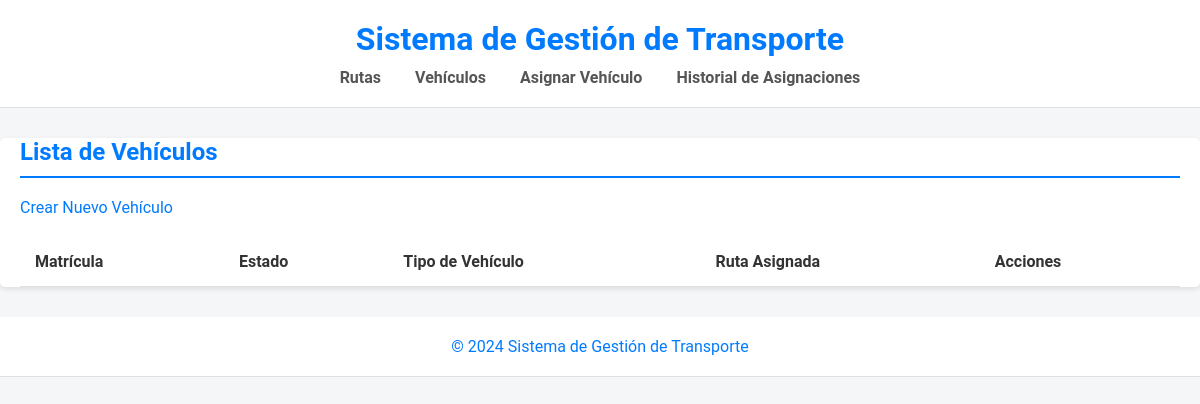
Before: /vehicles/ with the older database file.
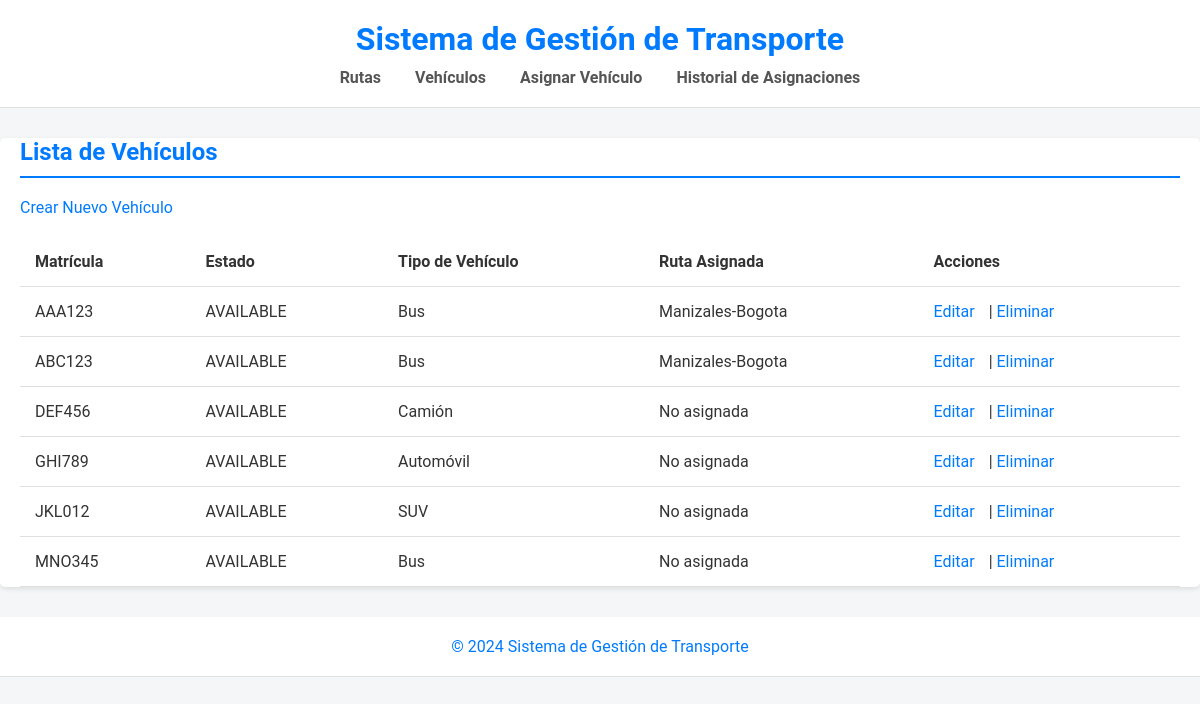
After: the same page with the newer database file.
### apps/vehicles/models.py (models this page shows, shortened)
class Vehicle(models.Model):
    VEHICLE_TYPE_CHOICES = [
        ('BUS', 'Bus'),
        ('TRUCK', 'Camión'),
        ('CAR', 'Automóvil'),
        ('SUV', 'SUV'),
    ]
    STATUS_CHOICES = [
        ('AVAILABLE', 'Disponible'),
        ('IN_MAINTENANCE', 'En Mantenimiento'),
        ('IN_TRANSIT', 'En Tránsito'),
    ]
    plate_number = models.CharField(max_length=10, unique=True)
    status = models.CharField(max_length=50, choices=STATUS_CHOICES)
    vehicle_type = models.CharField(max_length=5, choices=VEHICLE_TYPE_CHOICES)
    route = models.ForeignKey(Route, on_delete=models.SET_NULL, null=True, blank=True)

### apps/routes/models.py (models this page shows, shortened)
class Route(models.Model):
    ROUTE_TYPE_CHOICES = [
        ('PAVEMENT', 'Pavimento'),
        ('POTHOLES', 'Pavimento con Baches'),
        ('DIRT', 'Camino de Tierra'),
        ('TRAIL', 'Sendero'),
    ]
    name = models.CharField(max_length=100)
    origin = models.CharField(max_length=100)
    destination = models.CharField(max_length=100)
    distance = models.DecimalField(max_digits=5, decimal_places=2)
    route_type = models.CharField(max_length=10, choices=ROUTE_TYPE_CHOICES)

### apps/vehicles/views.py (the view)
# urls.py: path('', VehicleListView.as_view(), name='vehicle_list'),
class VehicleListView(generic.ListView):
    model = Vehicle
    template_name = 'vehicles/vehicle_list.html'
    context_object_name = 'vehicles'

### templates/vehicles/vehicle_list.html
{% extends 'base.html' %}
{% block content %}
<h2>Lista de Vehículos</h2>
<a href="{% url 'vehicle_create' %}">Crear Nuevo Vehículo</a>
<table>
    <tr>
        <th>Matrícula</th>
        <th>Estado</th>
        <th>Tipo de Vehículo</th>
        <th>Ruta Asignada</th>
        <th>Acciones</th>
    </tr>
    {% for vehicle in vehicles %}
    <tr>
        <td>{{ vehicle.plate_number }}</td>
        <td>{{ vehicle.status }}</td>
        <td>{{ vehicle.get_vehicle_type_display }}</td>
        <td>
            {% if vehicle.route %}
                {{ vehicle.route.name }}
            {% else %}
                No asignada
            {% endif %}
        </td>
        <td>
            <a href="{% url 'vehicle_update' vehicle.pk %}">Editar</a> |
            <a href="{% url 'vehicle_delete' vehicle.pk %}">Eliminar</a>
        </td>
    </tr>
    {% endfor %}
</table>
{% endblock %}

### templates/base.html (shortened to what this page needs)
<!DOCTYPE html>
<html lang="es">
<head>
    {% load static %}
    <link rel="stylesheet" href="{% static 'css/styles.css' %}">
</head>
<body>
    <header>
        <h1>Sistema de Gestión de Transporte</h1>
        <nav>
            <a href="{% url 'route_list' %}">Rutas</a>
            <a href="{% url 'vehicle_list' %}">Vehículos</a>
            <a href="{% url 'assign_vehicle' %}">Asignar Vehículo</a>
            <a href="{% url 'assignment_logs' %}">Historial de Asignaciones</a>
        </nav>
    </header>
    <main>
        {% block content %}
        {% endblock %}
    </main>
    <footer>
        <p>&copy; 2024 Sistema de Gestión de Transporte</p>
    </footer>
</body>
</html>

### static/css/styles.css (style rules this page uses)
body { font-family: 'Roboto', sans-serif; margin: 0; padding: 0; background-color: #f4f6f8; color: #333; }
a { color: #007bff; text-decoration: none; }
header, footer { background-color: #fff; border-bottom: 1px solid #e0e0e0; padding: 20px 0; }
header h1, footer p { margin: 0; text-align: center; color: #007bff; }
nav { text-align: center; margin-top: 10px; }
nav a { margin: 0 15px; font-weight: bold; color: #555; }
main { max-width: 1200px; margin: 30px auto; padding: 0 20px; background-color: #fff; border-radius: 5px; box-shadow: 0 2px 5px rgba(0,0,0,0.1); }
h2 { color: #007bff; border-bottom: 2px solid #007bff; padding-bottom: 10px; }
table { width: 100%; border-collapse: collapse; margin-top: 20px; }
table th, table td { padding: 15px; text-align: left; border-bottom: 1px solid #e0e0e0; }
table a { color: #007bff; margin-right: 10px; }
table a:last-child { margin-right: 0; }

Changed rows visible on the page:
added Vehicle: plate_number "AAA123", status "AVAILABLE", vehicle_type "Bus", route.name "Manizales-Bogota"
added Vehicle: plate_number "ABC123", status "AVAILABLE", vehicle_type "Bus", route.name "Manizales-Bogota"
added Vehicle: plate_number "DEF456", status "AVAILABLE", vehicle_type "Camión", shows "No asignada"
added Vehicle: plate_number "GHI789", status "AVAILABLE", vehicle_type "Automóvil", shows "No asignada"
added Vehicle: plate_number "JKL012", status "AVAILABLE", vehicle_type "SUV", shows "No asignada"
added Vehicle: plate_number "MNO345", status "AVAILABLE", vehicle_type "Bus", shows "No asignada"
